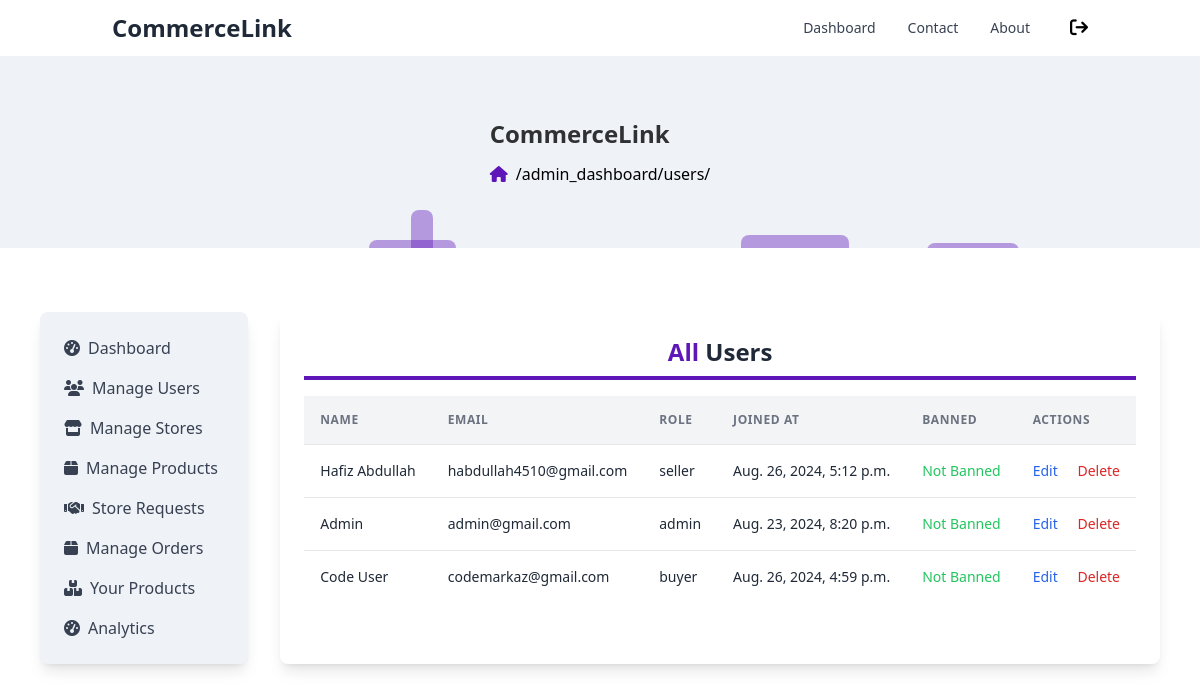
/admin_dashboard/users/ (signed in), run on an earlier commit of the app's database.
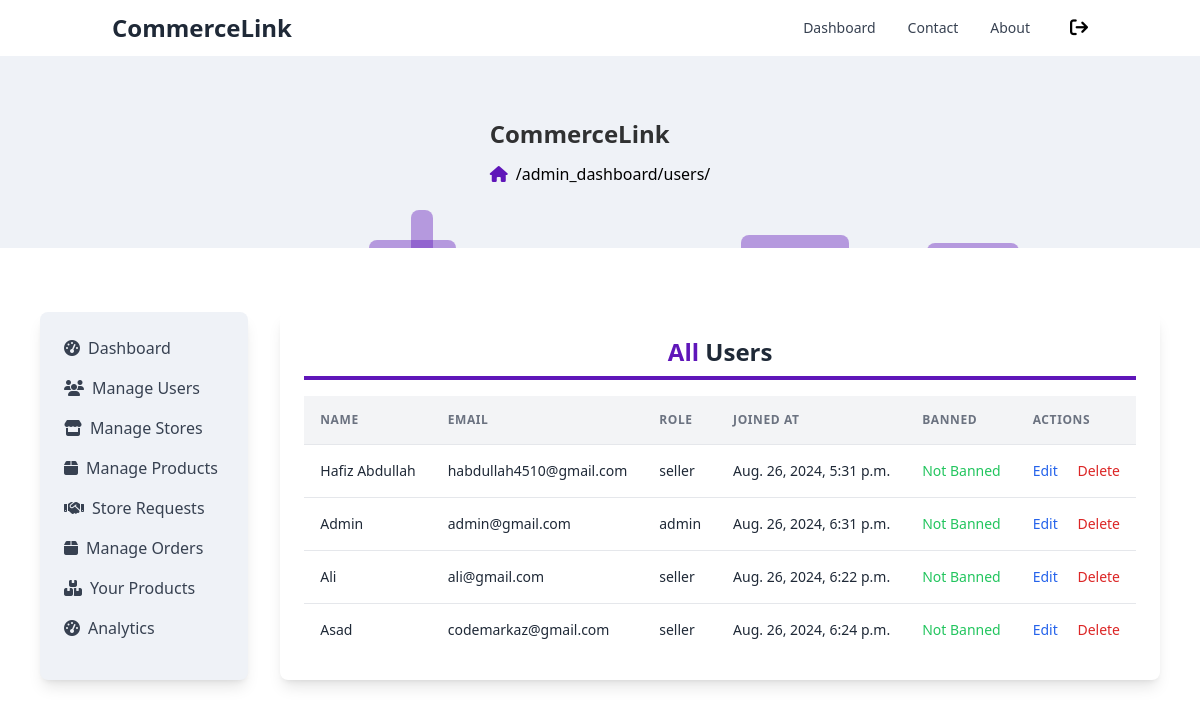
And on a later commit of the database.
### user_accounts/models.py (models this page shows, shortened)
class CustomUser(AbstractUser):
    username                = None
    name                    = models.CharField(max_length=255)
    email                   = models.EmailField(max_length=255, unique=True)
    is_verified             = models.BooleanField(default=False, blank=True)
    email_token             = models.CharField(max_length=200)
    is_banned               = models.BooleanField(default=False, blank=True)
    ROLE_CHOICES = [
        ('admin', 'Admin'),
        ('seller', 'Seller'),
        ('buyer', 'Buyer')
    ]
    role                    = models.CharField(max_length=10, default='buyer')
    USERNAME_FIELD = 'email'
    REQUIRED_FIELDS = ['name']
    objects = MyAccountManager()

### marketplace/decorators.py (the view)
        @user_passes_test(lambda u: u.is_authenticated and u.role == role, login_url='/login/')
        def _wrapped_view(request, *args, **kwargs):
            if request.user.is_authenticated and request.user.role == role:
                return view_func(request, *args, **kwargs)
            else:
                return redirect('login')

### admin_dashboard/views.py (called while the page is built)
@role_required("admin")
def manage_users(request):
    users = CustomUser.objects.all()
    path = request.path
    context = {'users': users, 'path': path}
    return render(request, "admin_dashboard/manage_users.html", context)

### products/context_processors.py (called while the page is built)
def cart_summary(request):
    cart = request.session.get('cart', {})
    total_quantity = sum(cart.values())
    return {'cart_qty': total_quantity}

def store_context(request):
    store = None
    if request.user.is_authenticated:
        user = request.user
        if user.role == 'seller':
            try:
                store = Store.objects.get(user=user)
            except Store.DoesNotExist:
                store = None
    return {'store': store}

### admin_dashboard/templates/admin_dashboard/manage_users.html (shortened to what this page needs)
{% extends 'main_base.html' %}
{% block maincontent %}
<div class="w-full">
  <h1 class="text-2xl font-bold text-center text-gray-800 border-b-4 border-[#5F16B9] pb-2 mb-4">
    <span class="capitalize text-[#5F16B9]">All</span> Users
</h1>
    <div class="font-sans overflow-x-auto">
        {% if users %}
        <table class="min-w-full divide-y divide-gray-200">
          <thead class="bg-gray-100 whitespace-nowrap">
            <tr>
              <th class="px-4 py-4 text-left text-xs font-semibold text-gray-500 uppercase tracking-wider">
                Name
              </th>
              <th class="px-4 py-4 text-left text-xs font-semibold text-gray-500 uppercase tracking-wider">
                Email
              </th>
              <th class="px-4 py-4 text-left text-xs font-semibold text-gray-500 uppercase tracking-wider">
                Role
              </th>
              <th class="px-4 py-4 text-left text-xs font-semibold text-gray-500 uppercase tracking-wider">
                Joined At
              </th>
              <th class="px-4 py-4 text-left text-xs font-semibold text-gray-500 uppercase tracking-wider">
                Banned
              </th>
              <th class="px-4 py-4 text-left text-xs font-semibold text-gray-500 uppercase tracking-wider">
                Actions
              </th>
            </tr>
          </thead>
          <tbody class="bg-white divide-y divide-gray-200 whitespace-nowrap">
            {% for user in users %}
            <tr id="user-{{ user.id }}">
              <td class="px-4 py-4 text-sm text-gray-800 capitalize">
                {{user.name}}
              </td>
              <td class="px-4 py-4 text-sm text-gray-800">
                {{user.email}}
              </td>
              <td class="px-4 py-4 text-sm text-gray-800">
                {{user.role}}
              </td>
              <td class="px-4 py-4 text-sm text-gray-800">
                {{user.last_login}}
              </td>
              <td class="px-4 py-4 text-sm text-gray-800">
                {%if user.is_banned %}
                <span class="text-red-500">Banned</span>
                {% else %}
                <span class="text-green-500">Not Banned</span>
                {% endif %}
              </td>
              <td class="px-4 py-4 text-sm text-gray-800">
                <a href="{% url 'edit_user' user_id=user.id %}">
                    <button class="text-blue-600 mr-4">Edit</button>
                </a>
                <button class="text-red-600 delete-user-btn" data-id="{{ user.id }}">Delete</button>
              </td>
            </tr>
            {% endfor %}
          </tbody>
        </table>
        {% endif %}
      </div>
</div>
{% endblock %}

### templates/main_base.html (shortened to what this page needs)
{% extends 'base.html' %}
{% block content %}
{% include 'small_header.html' %}
<section class="flex gap-8 mx-10 mt-16">
    {% if store and store.is_active == False %}
    <p class="text-xl text-center text-gray-700 mt-6">
        The store is currently inactive.
    </p>
    {% elif store and store.status == False %}
    <p class="text-xl text-center text-gray-700 mt-6">
        Your request is being processed.
    </p>
    {% else %}
    <div class="bg-[#EFF2F7] p-6 rounded-lg shadow-lg w-64">
        <ul class="space-y-4">
            <li>
                <a href="{% if request.user.is_superuser %} {% url 'admin_dashboard' %} {% elif request.user.role == 'seller' %} {% url 'seller_dashboard' %} {% elif request.user.role == 'buyer' %} {% url 'user_dashboard' %} {% endif %}"
                    class="flex items-center text-gray-700 hover:text-[#5F16B9] transition-colors">
                    <i class="fa-solid fa-tachometer-alt mr-2"></i>
                    Dashboard
                </a>
                {% if request.user.role == 'admin' %}
            <li>
                <a href="{% url 'users' %}"
                    class="flex items-center text-gray-700 hover:text-[#5F16B9] transition-colors">
                    <i class="fa-solid fa-users mr-2"></i>
                    Manage Users
                </a>
            </li>
            <li>
                <a href="{% url 'store_lists' %}"
                    class="flex items-center text-gray-700 hover:text-[#5F16B9] transition-colors">
                    <i class="fa-solid fa-store mr-2"></i>
                    Manage Stores
                </a>
            </li>
            <li>
                <a href="{% url 'products_list' %}"
                    class="flex items-center text-gray-700 hover:text-[#5F16B9] transition-colors">
                    <i class="fa-solid fa-box mr-2"></i>
                    Manage Products
                </a>
            </li>
            <li>
                <a href="{% url 'seller_requests' %}"
                    class="flex items-center text-gray-700 hover:text-[#5F16B9] transition-colors">
                    <i class="fa-solid fa-handshake mr-2"></i>
                    Store Requests
                </a>
            </li>
            {% endif %}
            {% if request.user.role != 'buyer' %}
            <li>
                <a href="{% if request.user.role == 'admin' %} {% url 'orders' %} {% elif request.user.role == 'seller' %} {% url 'seller_orders' %} {% endif %}"
                    class="flex items-center text-gray-700 hover:text-[#5F16B9] transition-colors">
                    <i class="fa-solid fa-box mr-2"></i>
                    Manage Orders
                </a>
            </li>
            <li>
                <a href="{% url 'products_by_user' user_id=request.user.id %}"
                    class="flex items-center text-gray-700 hover:text-[#5F16B9] transition-colors">
                    <i class="fa-solid fa-boxes-stacked mr-2"></i>
                    Your Products
                </a>
            </li>
            </li>
            <li>
                <a href="{% url 'analytics' %}"
                    class="flex items-center text-gray-700 hover:text-[#5F16B9] transition-colors">
                    <i class="fa-solid fa-tachometer-alt mr-2"></i>
                    Analytics
                </a>
            </li>
            {% endif %}
        </ul>
    </div>
    {% endif %}
    <div class="flex-1 p-6 bg-white rounded-lg shadow-lg">
        {% block maincontent %}
        {% endblock %}
    </div>
</section>
{% endblock %}

### templates/base.html (shortened to what this page needs)
<html lang="en">
<head>
    <link rel="stylesheet" href="https://cdnjs.cloudflare.com/ajax/libs/font-awesome/6.6.0/css/all.min.css" />
    <script src="https://cdn.tailwindcss.com"></script>
</head>
<body>
    {% include 'navbar.html' %}
    {% block content %}
    {% endblock %}
</body>
</html>

### templates/navbar.html (shortened to what this page needs)
<nav class="bg-white shadow-md">
  <div class="container mx-auto px-6 py-3 md:flex md:justify-between md:items-center">
    <div class="flex justify-between items-center">
      <div>
        <a class="text-gray-800 text-xl font-bold md:text-2xl hover:text-gray-700"
          href="{% url 'home' %}">CommerceLink</a>
      </div>
    </div>
    <div class="md:flex items-center">
      <div class="flex flex-col md:flex-row md:mx-6">
        {% if request.user.is_authenticated %}
        <a class="my-1 text-sm text-gray-700 font-medium hover:text-[#5F16B9] md:mx-4 md:my-0"
          href="{% if request.user.is_superuser %} {% url 'admin_dashboard' %} {% elif request.user.role == 'seller' %} {% url 'seller_dashboard' %} {% elif request.user.role == 'buyer' %} {% url 'user_dashboard' %} {% endif %}">Dashboard</a>
        <a class="my-1 text-sm text-gray-700 font-medium hover:text-[#5F16B9] md:mx-4 md:my-0" href="#">Contact</a>
        <a class="my-1 text-sm text-gray-700 font-medium hover:text-[#5F16B9] md:mx-4 md:my-0" href="#">About</a>
        {% else %}
        <a class="my-1 text-sm text-gray-700 font-medium hover:text-[#5F16B9] md:mx-4 md:my-0" href="{% url 'login' %}">Login</a>
        <a class="my-1 text-sm text-gray-700 font-medium hover:text-[#5F16B9] md:mx-4 md:my-0" href="{% url 'register' %}">SignUp</a>
        {% endif %}
      </div>
      <div class="flex justify-center gap-3 items-center">
        {% if request.user.is_authenticated %}
        <a href="{% url 'logout' %}" title="logout">
          <i class="fa-solid fa-arrow-right-from-bracket text-lg"></i>
        </a>
        {% endif %}
      </div>
    </div>
  </div>
</nav>

### templates/small_header.html (shortened to what this page needs)
<div class="bg-[#EFF2F7] flex justify-center items-center h-48 overflow-hidden relative">
    <div class="relative z-20">
        <h2 class="text-2xl font-bold mb-3 opacity-80">CommerceLink</h2>
        <p class="flex items-center justify-center gap-2">
            <span class="text-[#5F16B9]"><a href="{% url 'home' %}"><i class="fa fa-home"></i></a></span> <a href="{{path}}">{{path}}</a>
        </p>
    </div>
    <ul id="animated-list" class="absolute h-full w-full flex flex-wrap justify-center items-center z-0">
    </ul>
</div>

What changed in the data, as far as the page shows it:
removed CustomUser: name "Code User", email "codemarkaz@gmail.com", role "buyer", last_login "Aug. 26, 2024, 4:59 p.m.", is_banned "Not Banned"
changed CustomUser "Hafiz Abdullah": last_login "Aug. 26, 2024, 5:12 p.m." → "Aug. 26, 2024, 5:31 p.m."
changed CustomUser "Admin": last_login "Aug. 23, 2024, 8:20 p.m." → "Aug. 26, 2024, 6:31 p.m."
added CustomUser: name "Ali", email "ali@gmail.com", role "seller", last_login "Aug. 26, 2024, 6:22 p.m.", is_banned "Not Banned"
added CustomUser: name "Asad", email "codemarkaz@gmail.com", role "seller", last_login "Aug. 26, 2024, 6:24 p.m.", is_banned "Not Banned"
